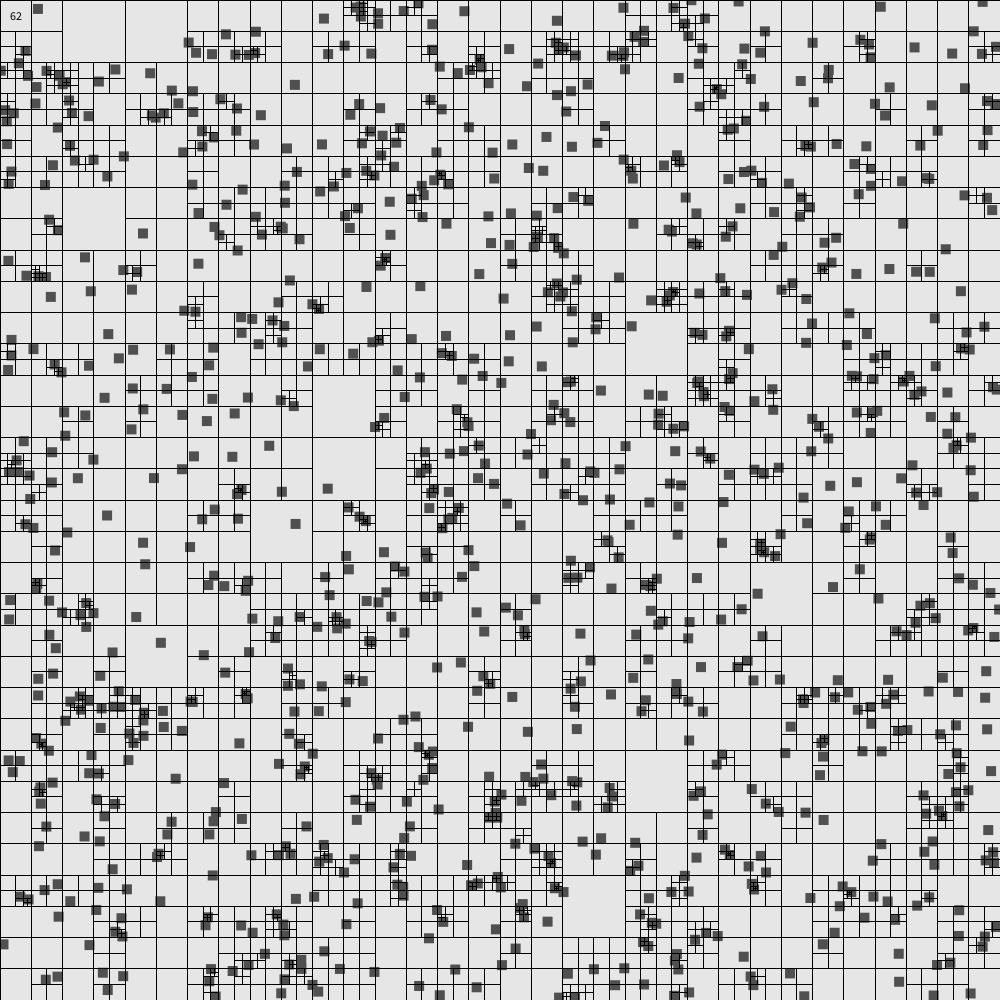
Frame 1 (no input)
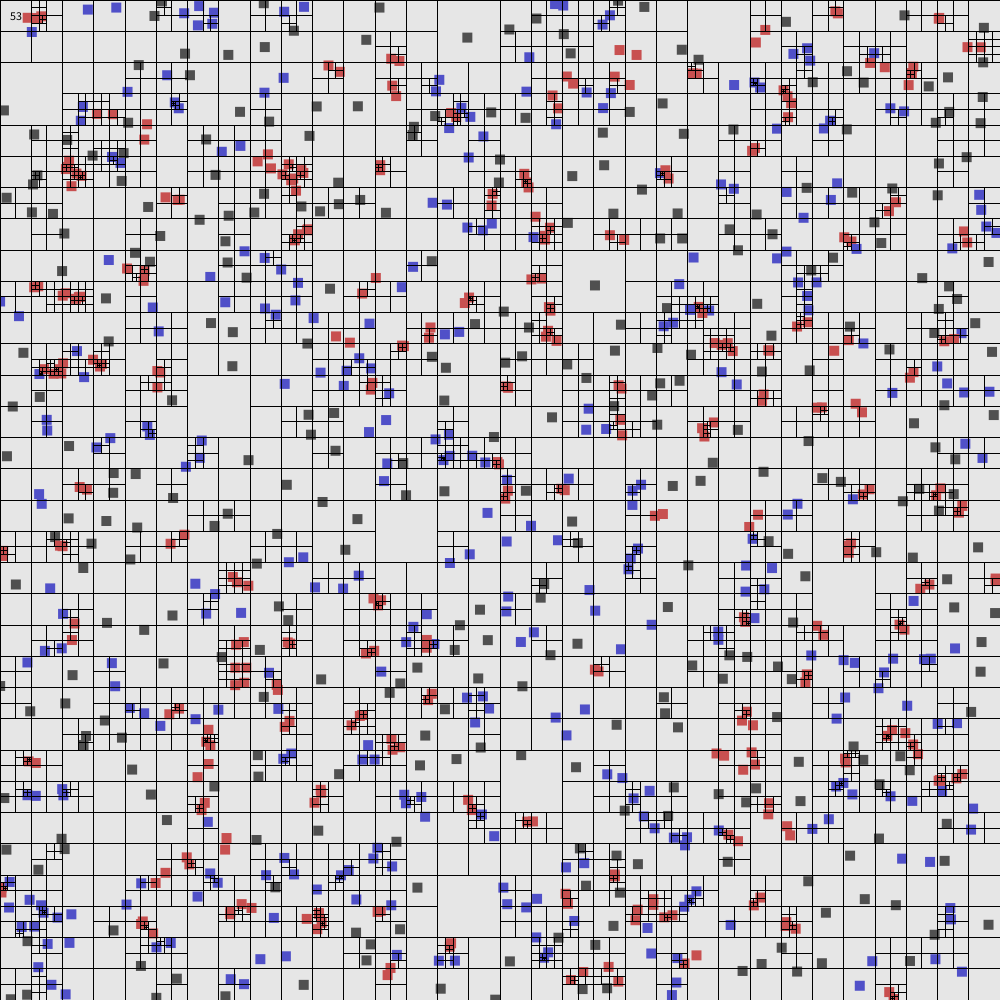
Frame 60 (the mouse pressed at the canvas centre just before this capture)
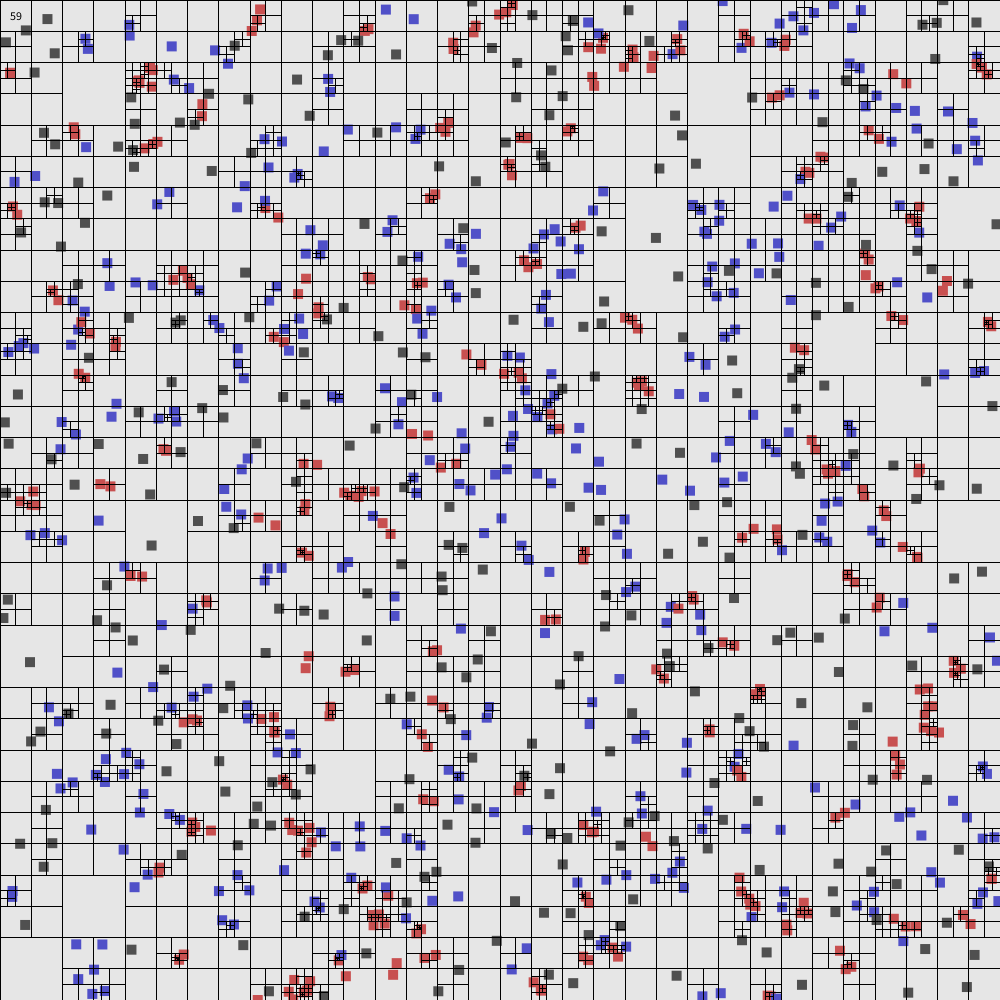
Frame 120 (the mouse held since frame 60 and released just before this capture)

The Processing sketch that drew these frames (run headless with seeded random() and noise(); from frame 60 on, the mouse is pressed at the canvas centre):

// Processing sketch: quadtree
// ── quadtree.pde
// Determines if a rectangular object is in another rectangular object
boolean in(GridObject obj1, GridObject obj2) {
  return in(obj1.x-obj1.w/2, obj1.x+obj1.w/2, obj1.y-obj1.h/2, obj1.y+obj1.h/2, 
    obj2.x-obj2.w/2, obj2.x+obj2.w/2, obj2.y+obj2.h/2, obj2.y+obj2.h/2);
}
boolean in(QTNode node, GridObject obj) {
  return in(node, obj.x - obj.w/2, obj.x + obj.w/2, obj.y - obj.h/2, obj.y + obj.h/2);
}
boolean in(QTNode node, float x1, float x2, float y1, float y2) {
  return in(node.minX, node.maxX, node.minY, node.maxY, x1, x2, y1, y2);
}
boolean in(GridObject obj, float x1, float x2, float y1, float y2) {
  return in(obj.x - obj.w/2, obj.x+obj.w/2, obj.y-obj.h/2, obj.y+obj.h/2, x1, x2, y1, y2);
}
boolean in(float Ax1, float Ax2, float Ay1, float Ay2, float Bx1, float Bx2, float By1, float By2) {

  return (in(Ax1, Ax2, Bx1) || in(Ax1, Ax2, Bx2)) &&
    (in(Ay1, Ay2, By1) || in(Ay1, Ay2, By2));
}


// Determines if a point is in a rectangular object
boolean in(QTNode node, float x, float y) {
  return in(node.minX, node.maxX, node.minY, node.maxY, x, y);
}
boolean in(GridObject obj, float x, float y) {
  return in(obj.x - obj.w/2, obj.x + obj.w/2, obj.y - obj.h/2, obj.y + obj.h/2, x, y);
}
boolean in(float x1, float x2, float y1, float y2, float x, float y) {
  return x >= x1 && x <= x2 && y >= y1 && y <= y2;
}

// Determines if a point is on a line (can be x or y)
boolean in(float first, float second, float point) {
  return point >= first && point <= second;
}

// Determines if a rectangle is in a rectangle and vice versa
boolean eitherIn(float Ax1, float Ax2, float Ay1, float Ay2, float Bx1, float Bx2, float By1, float By2) {
  return in(Ax1, Ax2, Ay1, Ay2, Bx1, Bx2, By1, By2) || in(Bx1, Bx2, By1, By2, Ax1, Ax2, Ay1, Ay2);
}

// Object stored in the Quad Tree
class GridObject {
  float x, y, xVel, yVel;
  float w, h;
  color c;
  GridObject(float x, float y) {
    this(x, y, 10, 10);
  }
  GridObject(float x, float y, float w, float h) {
    this.x = x;
    this.y = y;
    this.w = w;
    this.h = h;
    this.xVel = 0;
    this.yVel = 0;
    this.c = color(80, 80, 80);
  }
  void display() {
    rectMode(CENTER);
    noStroke();
    fill(c);
    rect(x, y, w, h);
  }
}

// Stores x y coords
class Point {
  float x, y;
  Point(float x, float y) {
    this.x = x;
    this.y = y;
  }
}

// Node used in the Quad Tree
class QTNode {
  float minX, maxX, minY, maxY;
  Point point;
  QTNode parent;
  QTNode[] children;
  ArrayList<GridObject> objects;
  QTNode(float minX, float maxX, float minY, float maxY, QTNode parent) {
    objects = null;
    children = null;
    this.parent = parent;
    this.minX = minX;
    this.minY = minY;
    this.maxX = maxX;
    this.maxY = maxY;
    this.point = null;
  }
  QTNode(float minX, float maxX, float minY, float maxY) {
    this(minX, maxX, minY, maxY, null);
  }
  QTNode(float x, float y) {
    this(0, x, 0, y);
  }
  void display() {
    rectMode(CORNER);
    noFill();
    stroke(0);
    rect(minX, minY, maxX-minX, maxY-minY);
  }

  // Move objects into a node's children where they fit
  void placeObjectsInChildren(ArrayList<GridObject> objects) {
    if (objects == null) return;
    for (int i = 0; i < objects.size(); ++i) {
      GridObject obj = objects.get(i);
      for (int j = 0; j < children.length; ++j) {
        QTNode childNode = children[j];
        if (in(childNode, obj)) {
          if (childNode.objects == null) childNode.objects = new ArrayList<GridObject>();
          childNode.objects.add(obj);
        }
      }
    }
  }

  // Moves a point into a node's children where it fits
  void placePointInChildren(Point point) {
    for (int i = 0; i < children.length; ++i) {
      QTNode childNode = children[i];
      if (in(childNode, point.x, point.y)) {
        childNode.point = point;
        break;
      }
    }
  }

  // Create 4 child nodes in a node
  void createChildren() {
    float centerX = (minX + maxX)/2;
    float centerY = (minY + maxY)/2;
    children = new QTNode[4];
    children[0] = new QTNode(minX, centerX, minY, centerY, this);
    children[1] = new QTNode(centerX, maxX, minY, centerY, this);
    children[2] = new QTNode(minX, centerX, centerY, maxY, this);
    children[3] = new QTNode(centerX, maxX, centerY, maxY, this);
  }

  String toString() {
    return this.minX + ", " + this.maxX + ' ' + this.minY + ", " + this.maxY;
  }
}

// Quad Tree datastructure
class QuadTree {
  QTNode head;
  float epsilon;
  QuadTree(float x, float y) {
    head = new QTNode(x, y);
    epsilon = 0; // When to stop dividing
  }

  // returns first grid object with corresponding x and y coords
  GridObject search(float x, float y) {
    return search(head, x, y);
  }
  GridObject search(QTNode node, float x, float y) { 
    if (!in(node, x, y)) {
      return null;
    }
    if (node.children != null) {
      for (int i = 0; i < node.children.length; ++i) {
        GridObject obj = search(node.children[i], x, y);
        if (obj != null) return obj;
      }
    }
    if (node.point != null && node.objects != null && node.point.x == x && node.point.y == y) {
      for (int i = 0; i < node.objects.size(); ++i) {
        GridObject obj = node.objects.get(i);
        if (obj.x == x && obj.y == y) return obj;
      }
    }
    return null;
  }

  ArrayList<GridObject> getPossibleCollisions(float x1, float x2, float y1, float y2) {
    ArrayList<GridObject> result = new ArrayList<GridObject>();
    ArrayList<QTNode> queue = new ArrayList<QTNode>();
    queue.add(head);
    while (queue.size() > 0) {
      QTNode node = queue.remove(0);
      if (!eitherIn(node.minX, node.maxX, node.minY, node.maxY, x1, x2, y1, y2)) continue;
      if (node.children != null) {
        for (int i = 0; i < node.children.length; ++i) queue.add(node.children[i]);
        continue;
      }
      if (node.objects == null) continue;
      for (int i = 0; i < node.objects.size(); ++i) {
        result.add(node.objects.get(i));
      }
    }
    return result;
  }

  // Insert a point into tree, adds object into every block that it touches
  void insert(GridObject obj) {
    insert(head, obj);
  }
  void insert(QTNode[] nodes, GridObject obj) {
    for (int i = 0; i < nodes.length; ++i) {
      insert(nodes[i], obj);
    }
  }
  void insert(QTNode node, GridObject obj) {
    if (!in(node, obj)) return;
    if (node.children != null) {
      insert(node.children, obj);
      return;
    }
    if (node.point != null) {
      if (!(Math.abs(node.point.x - obj.x) <= epsilon) && !(Math.abs(node.point.y - obj.y) <= epsilon)) {
        node.createChildren();
        node.placePointInChildren(node.point);
        node.point = null;
        node.placeObjectsInChildren(node.objects);
        node.objects = null;

        insert(node.children, obj);
        return;
      }
    }
    if (node.objects == null) node.objects = new ArrayList<GridObject>();
    node.objects.add(obj);
    node.point = new Point(obj.x, obj.y);
  }

  // Draw all the nodes/blocks in the tree
  void display() {
    ArrayList<QTNode> list = new ArrayList<QTNode>();
    list.add(head);
    for (int i = 0; i < list.size(); ++i) {
      list.get(i).display();
      if (list.get(i).children != null) {
        for (int j = 0; j < list.get(i).children.length; ++j) list.add(list.get(i).children[j]);
      }
    }
  }
}

// globals
ArrayList<GridObject> objs;
ArrayList<GridObject> pcObjs; // possibly colliding objects
int initCount = 1000;
// Size of mouse box
float mbWidth = 50;
float mbHeight = 50;

boolean randomMotion = true;
boolean displayFPS = true;
boolean displayQT = true;
boolean displayObjects = true;

// Add an object on mouse click
void mouseClicked() {
  if (mouseButton == LEFT) {
    objs.add(new GridObject(mouseX, mouseY));
  } else if (mouseButton == RIGHT) {
    if (randomMotion) {
      randomMotion = false;
      for (int i = 0; i < objs.size(); ++i) {
        GridObject obj = objs.get(i);
        setObjectNoMotion(obj);
      }
    } else {
      randomMotion = true;
      for (int i= 0; i < objs.size(); ++i) {
        GridObject obj = objs.get(i);
        setObjectRandomMotion(obj);
      }
    }
  }
}

// Make object stop moving
void setObjectNoMotion(GridObject obj) {
  obj.xVel = 0;
  obj.yVel = 0;
}

// Make object move randomly
void setObjectRandomMotion(GridObject obj) {
  obj.xVel = (float)Math.random() * 5;
  obj.yVel = (float)Math.random() * 5;
  if (Math.random() < .5) obj.xVel *= -1;
  if (Math.random() < .5) obj.yVel *= -1;
}

// initialization
void setup() {
  size(1000, 1000); 
  objs = new ArrayList<GridObject>();
  pcObjs = new ArrayList<GridObject>();

  // create initial random objects
  for (int i = 0; i < initCount; ++i) {
    GridObject obj = new GridObject((int)(Math.random() * width), (int)(Math.random() * height));
    if (randomMotion) {
      setObjectRandomMotion(obj);
    }

    objs.add(obj);
  }
}

void draw() {
  background(230);
  // Create a quad tree every frame because objects are dynamic
  QuadTree qt = new QuadTree(width, height);
  


  /*
  rectMode(CENTER);
  fill(80, 200, 80);
  rect(mouseX, mouseY, mbWidth, mbHeight);
  */

  // Handle each object
  for (int i = 0; i < objs.size(); ++i) {
    GridObject obj = objs.get(i);
    // Change direction every 30 frames
    if (randomMotion && frameCount % 30 == 0) {
      setObjectRandomMotion(obj);
    }
    // Move objects
    obj.x += obj.xVel;
    obj.y += obj.yVel;
    // Move to other side if out of bounds
    if (obj.x > width) obj.x -= width;
    if (obj.x < 0) obj.x += width;
    if (obj.y > height) obj.y -= height;
    if (obj.y < 0) obj.y += height;

    // Draw object
    if (displayObjects) obj.display();

    // Insert object into quad tree
    qt.insert(obj);
  }
  
  // Make every object have original color
  for (int i = 0; i < objs.size(); ++i) objs.get(i).c = color(80, 80, 80);
  
  for (int i = 0; i < objs.size(); ++i) {
    GridObject obj = objs.get(i);
    pcObjs = qt.getPossibleCollisions(obj.x-obj.w/2, obj.x+obj.w/2, obj.y-obj.h/2, obj.y+obj.h/2);
    for (int j = 0; j < pcObjs.size(); ++j) {
      GridObject collObj = pcObjs.get(j);
      if (obj == collObj) continue;
      if (eitherIn(obj.x-obj.w/2, obj.x+obj.w/2, obj.y-obj.h/2, obj.y+obj.h/2, collObj.x-collObj.w/2, collObj.x+collObj.w/2, collObj.y-collObj.h/2, collObj.y+collObj.h/2)) {
        obj.c = color(200, 80, 80);
        collObj.c = color(200, 80, 80);
      } else {
        if (collObj.c == color(80, 80, 80)) collObj.c = color(80, 80, 200);
      }
    }
  }
  
  /*
  for (int i = 0; i < pcObjs.size(); ++i) pcObjs.get(i).c = color(80, 80, 80);
  pcObjs = qt.getPossibleCollisions(mouseX - mbWidth/2, mouseX + mbWidth/2, mouseY - mbHeight/2, mouseY + mbHeight/2);
  for (int i = 0; i < pcObjs.size(); ++i) {
    GridObject obj = pcObjs.get(i);
    if (eitherIn(obj.x-obj.w/2, obj.x+obj.w/2, obj.y-obj.h/2, obj.y+obj.h/2, mouseX - mbWidth/2, mouseX + mbWidth/2, mouseY - mbHeight/2, mouseY + mbHeight/2)) {
      obj.c = color(200, 80, 80);
    } else {
      obj.c = color(80, 80, 200);
    }
  }
  */

  // Draw quadtree blocks
  if (displayQT) qt.display();

  // Draw fps
  if (displayFPS) {
    fill(0);
    text((int)frameRate, 10, 20);
  }
  
  /*
  // Choose a random object every 300 frames, and find it using search method and color it (just a demo)
   if (frameCount % 300 == 0 && objs.size() > 0) {
   GridObject obj = objs.get((int)(Math.random() * objs.size()));
   GridObject found = qt.search(obj.x, obj.y);
   println("We " + ((found == obj) ? "have " : "have not ") + "found the object");
   if (found != null) found.c = color(255, 0, 0);
   }
  */
}
